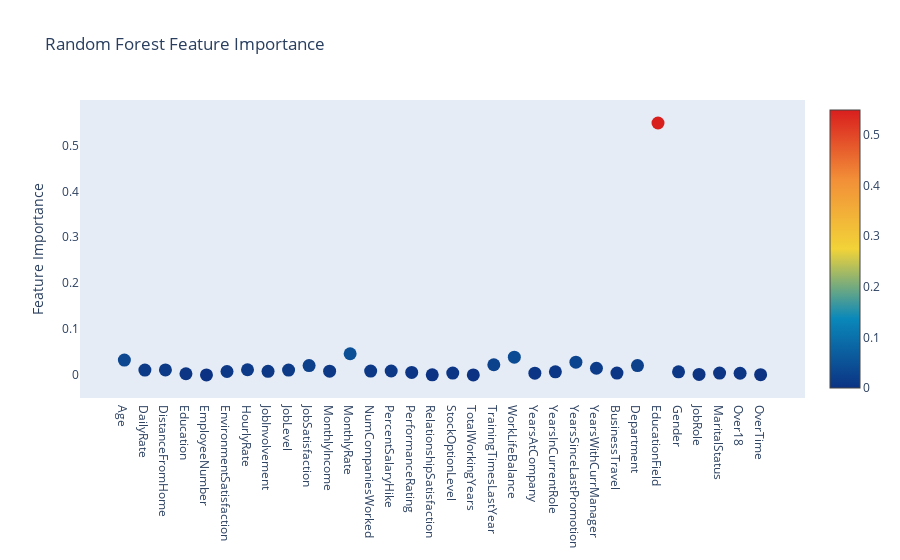

This figure's notebook cell:
### Code cell
# Scatter plot 
trace = go.Scatter(
    y = rfc.feature_importances_,
    x = attrition_final.columns.values,
    mode='markers',
    marker=dict(
        sizemode = 'diameter',
        sizeref = 1,
        size = 13,
        #size= rf.feature_importances_,
        #color = np.random.randn(500),
        color = rfc.feature_importances_,
        colorscale='Portland',
        showscale=True
    ),
    text = attrition_final.columns.values
)
data = [trace]

layout= go.Layout(
    autosize= True,
    title= 'Random Forest Feature Importance',
    hovermode= 'closest',
     xaxis= dict(
         ticklen= 5,
         showgrid=False,
        zeroline=False,
        showline=False
     ),
    yaxis=dict(
        title= 'Feature Importance',
        showgrid=False,
        zeroline=False,
        ticklen= 5,
        gridwidth= 2
    ),
    showlegend= False
)
fig = go.Figure(data=data, layout=layout)
py.iplot(fig,filename='scatter2010')

### Figure 1 — Plotly figure (JSON) as saved in the notebook; plotly's stock layout.template omitted (floating-point values rounded to 4 significant figures)
{"data": [{"marker": {"color": [0.03255, 0.01068, 0.01095, 0.002716, 0.0, 0.007582, 0.0114, 0.008005, 0.01057, 0.02049, 0.00826, 0.04626, 0.008445, 0.008668, 0.005494, 0.0003143, 0.004087, 0.0, 0.02233, 0.03881, 0.00385, 0.006763, 0.02782, 0.01464, 0.004037, 0.02044, 0.5489, 0.006945, 0.001167, 0.004052, 0.003748, 0.0006149, 0.002521, 0.001735, 0.0003648, 0.001996, 0.001107, 0.001086, 0.003657, 0.0003519, 0.0005953, 0.0004704, 0.001824, 0.003041, 0.008934, 0.002238, 0.01485, 0.05468], "colorscale": [[0, "rgb(12,51,131)"], [0.25, "rgb(10,136,186)"], [0.5, "rgb(242,211,56)"], [0.75, "rgb(242,143,56)"], [1, "rgb(217,30,30)"]], "showscale": true, "size": 13, "sizemode": "diameter", "sizeref": 1}, "mode": "markers", "text": ["Age", "DailyRate", "DistanceFromHome", "Education", "EmployeeNumber", "EnvironmentSatisfaction", "HourlyRate", "JobInvolvement", "JobLevel", "JobSatisfaction", "MonthlyIncome", "MonthlyRate", "NumCompaniesWorked", "PercentSalaryHike", "PerformanceRating", "RelationshipSatisfaction", "StockOptionLevel", "TotalWorkingYears", "TrainingTimesLastYear", "WorkLifeBalance", "YearsAtCompany", "YearsInCurrentRole", "YearsSinceLastPromotion", "YearsWithCurrManager", "BusinessTravel", "Department", "EducationField", "Gender", "JobRole", "MaritalStatus", "Over18", "OverTime"], "type": "scatter", "x": ["Age", "DailyRate", "DistanceFromHome", "Education", "EmployeeNumber", "EnvironmentSatisfaction", "HourlyRate", "JobInvolvement", "JobLevel", "JobSatisfaction", "MonthlyIncome", "MonthlyRate", "NumCompaniesWorked", "PercentSalaryHike", "PerformanceRating", "RelationshipSatisfaction", "StockOptionLevel", "TotalWorkingYears", "TrainingTimesLastYear", "WorkLifeBalance", "YearsAtCompany", "YearsInCurrentRole", "YearsSinceLastPromotion", "YearsWithCurrManager", "BusinessTravel", "Department", "EducationField", "Gender", "JobRole", "MaritalStatus", "Over18", "OverTime"], "y": [0.03255, 0.01068, 0.01095, 0.002716, 0.0, 0.007582, 0.0114, 0.008005, 0.01057, 0.02049, 0.00826, 0.04626, 0.008445, 0.008668, 0.005494, 0.0003143, 0.004087, 0.0, 0.02233, 0.03881, 0.00385, 0.006763, 0.02782, 0.01464, 0.004037, 0.02044, 0.5489, 0.006945, 0.001167, 0.004052, 0.003748, 0.0006149, 0.002521, 0.001735, 0.0003648, 0.001996, 0.001107, 0.001086, 0.003657, 0.0003519, 0.0005953, 0.0004704, 0.001824, 0.003041, 0.008934, 0.002238, 0.01485, 0.05468]}], "layout": {"autosize": true, "hovermode": "closest", "showlegend": false, "title": {"text": "Random Forest Feature Importance"}, "xaxis": {"showgrid": false, "showline": false, "ticklen": 5, "zeroline": false}, "yaxis": {"gridwidth": 2, "showgrid": false, "ticklen": 5, "title": {"text": "Feature Importance"}, "zeroline": false}}}
